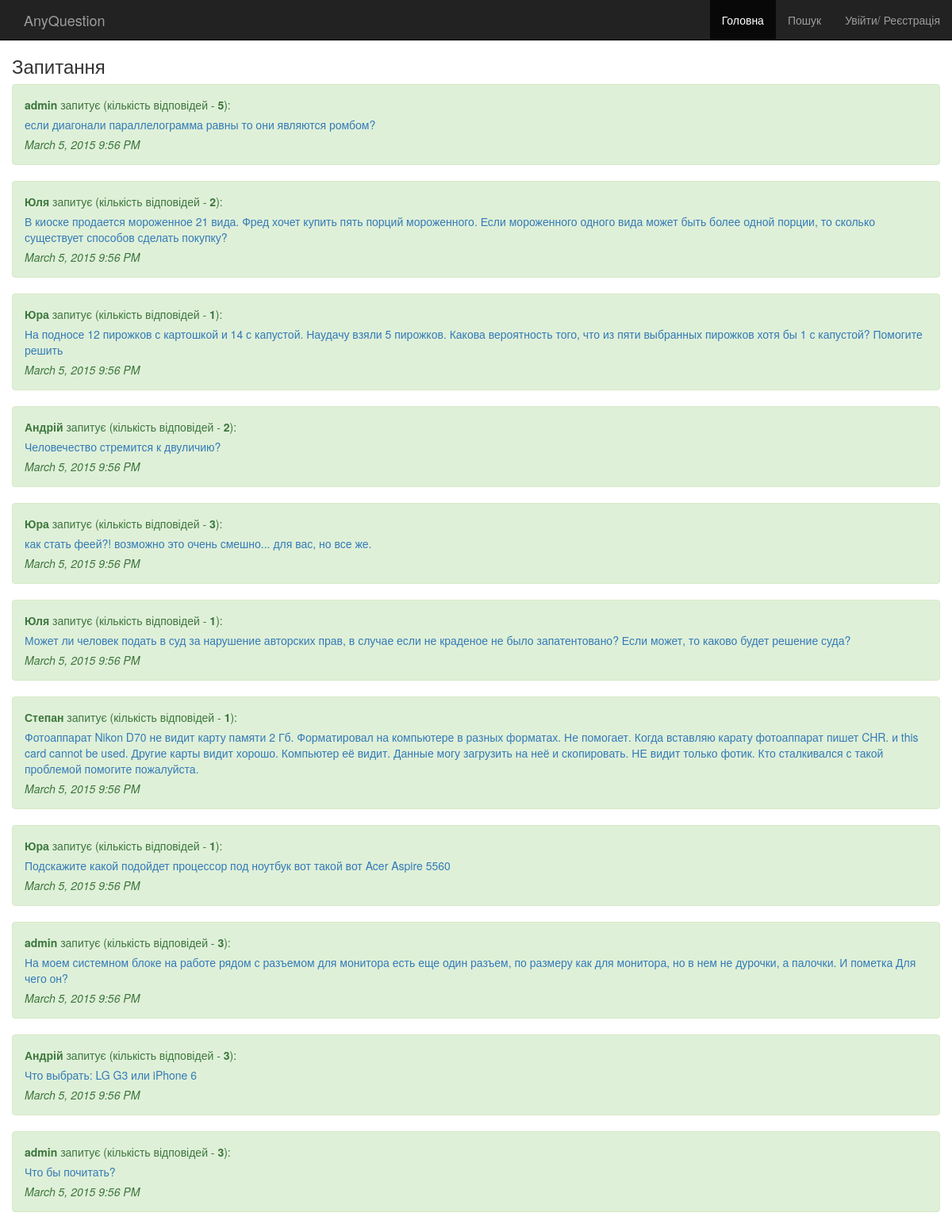
The page / on the database its author committed.
### models.py (models this page shows, shortened)
class Question(db.Model):
    __searchable__ = ['text']
    id = db.Column(db.Integer, primary_key=True)
    text = db.Column(db.Text)
    user_id = db.Column(db.Integer, db.ForeignKey('user.id'))
    pub_user = db.relationship('User',
        backref=db.backref('users', lazy='dynamic'))
    pub_date = db.Column(db.DateTime)

class User(db.Model, UserMixin):
    id = db.Column(db.Integer, primary_key=True)
    username = db.Column(db.String(80), unique=True)
    email = db.Column(db.String(120), unique=True)
    password = db.Column(db.String(120))

### run.py (the view)
@app.route('/')
def main():
    questions=Question.query.order_by(desc(Question.pub_date))
    answers_query=Answer.query
    return render_template('base.html', questions=questions, answers_query=answers_query)

### momentjs.py (called while the page is built)
    def render(self, format):
        return Markup("<script>\ndocument.write(moment(\"%s\").%s);\n</script>" % (self.timestamp.strftime("%Y-%m-%dT%H:%M:%S Z"), format))

    def format(self, fmt):
        return self.render("format(\"%s\")" % fmt)

### templates/base.html (shortened to what this page needs)
<!DOCTYPE html>
<html>
<head lang="uk">
    <link rel=stylesheet media="screen" href="{{ url_for('static', filename='css/bootstrap.min.css') }}">
</head>
<body>
<div class="navbar navbar-inverse navbar-fixed-top">
    <div class="container">
      <div class="navbar-header">
        <a class="navbar-brand" href="/">AnyQuestion</a>
      </div>
      <div class="collapse navbar-collapse">
         {% if not current_user.is_authenticated() %}
            <p class="navbar-text navbar-right"><a href="/login" class="navbar-link">Увійти</a>/
            <a href="/register" class="navbar-link">Реєстрація</a></p>
         {% else %}
            <p class="navbar-text navbar-right"><a href="/logout" class="navbar-link">Вийти ({{ current_user.username }})</a></p>
         {% endif %}
          <ul class="nav navbar-nav navbar-right">
          {% block navbar %}
          <li class="active"><a href="/">Головна</a></li>
          <li><a href="/search">Пошук</a></li>
          {% endblock %}
        </ul>
      </div>
    </div>
  </div>
<div class="container">
    <div class="row">
        {% block content %}
        <h3>Запитання</h3>
        {% for question in questions %}
            <div class="alert alert-success" role="alert">
            <p><strong>{{ question.pub_user.username }}</strong> запитує (кількість відповідей - <strong>{{ answers_query.filter_by(question_id=question.id).count() }}</strong>):</p>
            <p><a href="/question={{ question.id }}">{{ question.text }}</a></p>
            <p><i>{{ momentjs(question.pub_date).format('LLL') }}</i></p>
            </div>
        {% else %}
            <p>Неймовірно. Жодних запитань</p>
        {% endfor %}
        {% endblock %}
    </div>
</div>
</body>
</html>

### templates/base.html (style rules this page uses)
body { padding-top: 50px; }

### rows shown on the page
Question: pub_user.username "admin", filter_by "5", text "если диагонали параллелограмма равны то они являются ромбом?"
Question: pub_user.username "Юля", filter_by "2", text "В киоске продается мороженное 21 вида. Фред хочет купить пять порций мороженного. Если мороженного одного вида может быть более одной порции, то сколько существует способов сделать покупку?"
Question: pub_user.username "Юра", filter_by "1", text "На подносе 12 пирожков с картошкой и 14 с капустой. Наудачу взяли 5 пирожков. Какова вероятность того, что из пяти выбранных пирожков хотя бы 1 с капустой? Помогите решить"
Question: pub_user.username "Андрій", filter_by "2", text "Человечество стремится к двуличию?"
Question: pub_user.username "Юра", filter_by "3", text "как стать феей?! возможно это очень смешно... для вас, но все же."
Question: pub_user.username "Юля", filter_by "1", text "Может ли человек подать в суд за нарушение авторских прав, в случае если не краденое не было запатентовано? Если может, то каково будет решение суда?"
Question: pub_user.username "Степан", filter_by "1", text "Фотоаппарат Nikon D70 не видит карту памяти 2 Гб. Форматировал на компьютере в разных форматах. Не помогает. Когда вставляю карату фотоаппарат пишет CHR. и this card cannot be used. Другие карты видит хорошо. Компьютер её видит. Данные могу загрузить на неё и скопировать. НЕ видит только фотик. Кто сталкивался с такой проблемой помогите пожалуйста."
Question: pub_user.username "Юра", filter_by "1", text "Подскажите какой подойдет процессор под ноутбук вот такой вот Acer Aspire 5560"
Question: pub_user.username "admin", filter_by "3", text "На моем системном блоке на работе рядом с разъемом для монитора есть еще один разъем, по размеру как для монитора, но в нем не дурочки, а палочки. И пометка Для чего он?"
Question: pub_user.username "Андрій", filter_by "3", text "Что выбрать: LG G3 или iPhone 6"
Question: pub_user.username "admin", filter_by "3", text "Что бы почитать?"
